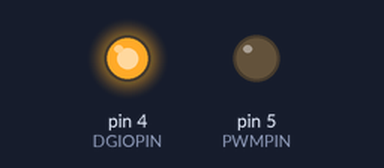
Bench run of a sketch on a simulated Arduino Uno, built with avr-gcc and run on an emulated ATmega328P. Shown: output pins drawn as LEDs (lit = HIGH). Pins used as bus, display or sensor lines are not drawn.

Above: at 0.15 s.
At 3.07 s:
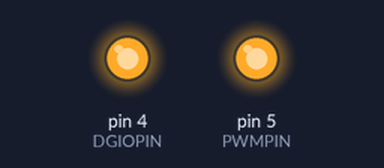
At 6.0 s:
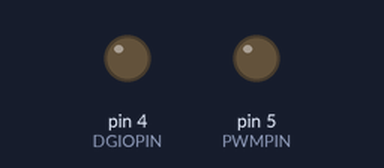
Timing chart, 0 to 9.5 s (numbered marks = the images above):
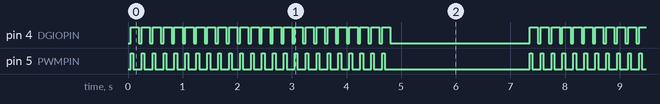

Measured:
- by itself, pin 4 (DGIOPIN): repeats every 7.3 s: HIGH 0.15 s, LOW 2.6 s, 23 × (HIGH 0.15 s, LOW 0.05 s)
- by itself, pin 5 (PWMPIN): repeats every 7.3 s: HIGH 0.05 s, LOW 2.7 s, 23 × (HIGH 0.05 s, LOW 0.15 s)

The sketch:

HBridgeTest.ino
```cpp
int i = 0;

int limit =  5 * 60 * 5 ;

int PWMPIN   = 5;
int DGIOPIN  = 4;

int ANSLEEP = 6;

int numHits = 8 * 3;
int numHitsCount = 0;
int numWaitCout  = 0;


unsigned long prevTimeCC = 0L;
unsigned long prevTimeHIT = 0L;

int eventPULLHIT = 1 ;
bool enablePULLHIT = false;

void setup() {
  // put your setup code here, to run once:
  //pinMode(9, OUTPUT);
  pinMode(DGIOPIN, OUTPUT);
}

void loop() {
  // put your main code here, to run repeatedly:

  unsigned long cTime = millis();

  //HIT
  if (eventPULLHIT == 1) {
    if ( abs(cTime - prevTimeHIT) >= 50) {
      analogWrite(PWMPIN, 255);
      digitalWrite(DGIOPIN, HIGH);
      analogWrite(ANSLEEP, 255);
      prevTimeHIT = cTime;
      eventPULLHIT = 2;
    }
  }

 //BACK
  if (eventPULLHIT == 2) {
    if ( abs(cTime - prevTimeHIT) >= 50) {
      analogWrite(PWMPIN, 0);
      digitalWrite(DGIOPIN, HIGH);
      analogWrite(ANSLEEP, 0);
      prevTimeHIT = cTime;
      eventPULLHIT = 3;

    }
  }

  //WAIT
  if ( eventPULLHIT == 3) {
    if ( abs(cTime - prevTimeHIT) >= 100) {
      prevTimeHIT  = cTime;
      analogWrite(PWMPIN, 0);
      digitalWrite(DGIOPIN, LOW);
      analogWrite(ANSLEEP, 0);
      eventPULLHIT = 1;
      numHitsCount++;
      if (numHitsCount >=  numHits) {
        eventPULLHIT = 4;
        numWaitCout = 0;
        numHitsCount =0;

      }
    }

  }

  //WAIT
  if (eventPULLHIT == 4) {
    analogWrite(ANSLEEP, 0);
    if ( abs(cTime - prevTimeHIT) >= 100) {

      prevTimeHIT = cTime;
      numWaitCout++;
      if ( numWaitCout > numHits) {
        numWaitCout = 0;
        eventPULLHIT = 1;
      }
    }


  }

  /*
    //    short circuit
    if ( abs(cTime - prevTimeCC)  >= 1000 * 5 ) {
      analogWrite(PWMPIN, 0);
      digitalWrite(DGIOPIN, LOW);
      prevTimeCC = cTime;
    }
  */

}
```
